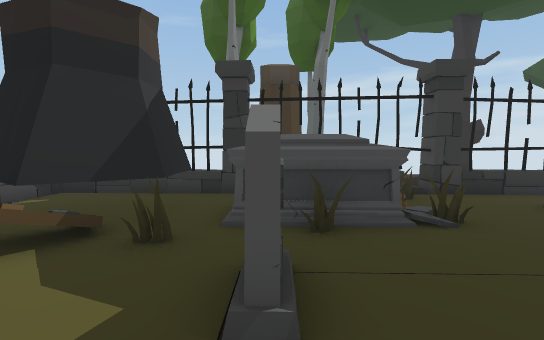
[1] (above)

24 first-person views from a walk through a Unity game level. The camera is 1.2 m above the floor, tilts 4° down and sees 90° across. The floor is counted in squares, 1 m on a side. Each view is taken from the middle of a square. On the plan, view 1 faces up. The plan holds only what a view shows up to about 13 squares ahead; the rest is blank. The place goes on beyond the plan. Some surface patterns are stand-ins.

[2]
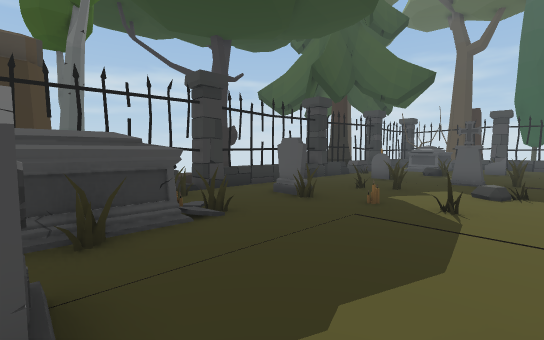

[3]
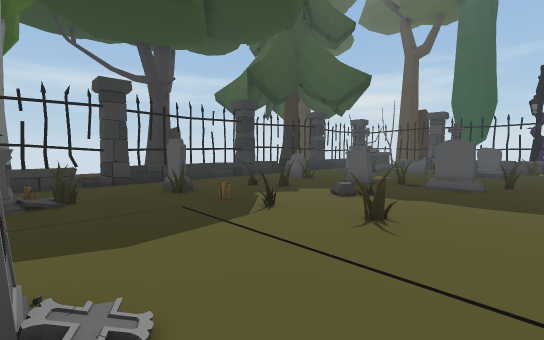

[4]
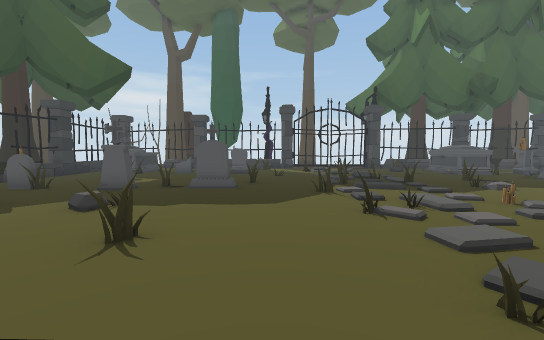

[5]
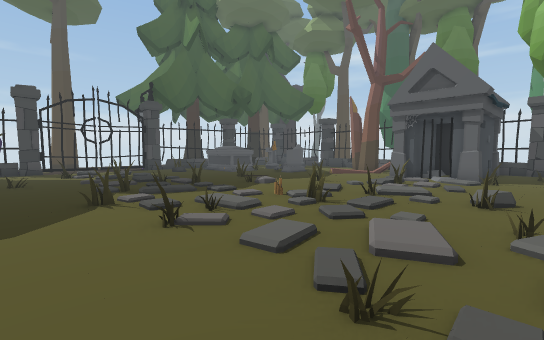

[6]
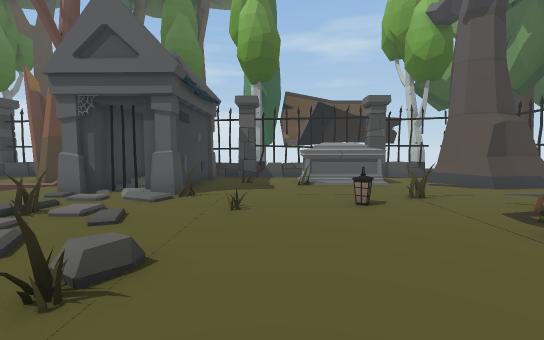

[7]
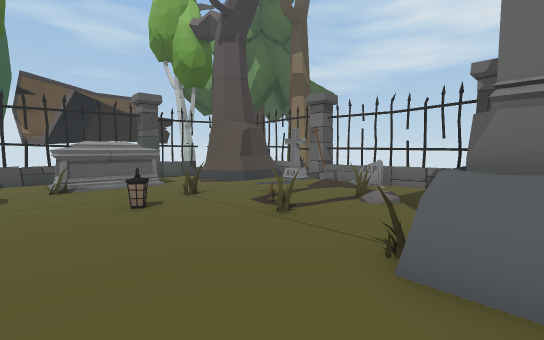

[8]
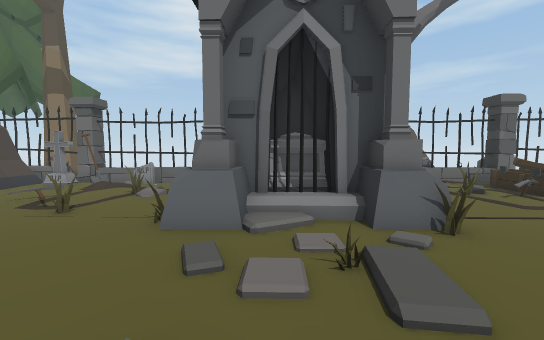

[9]
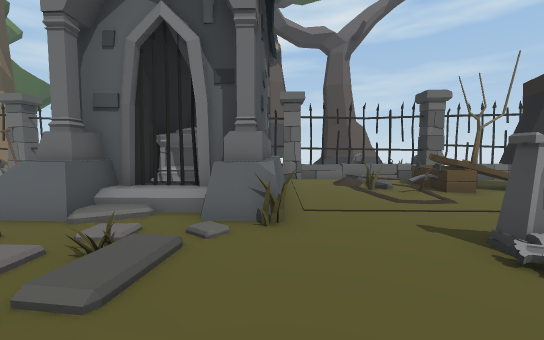

[10]
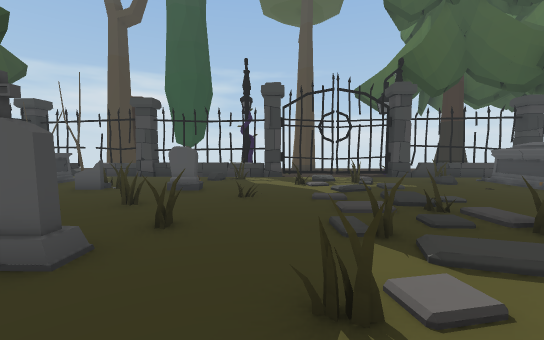

[11]
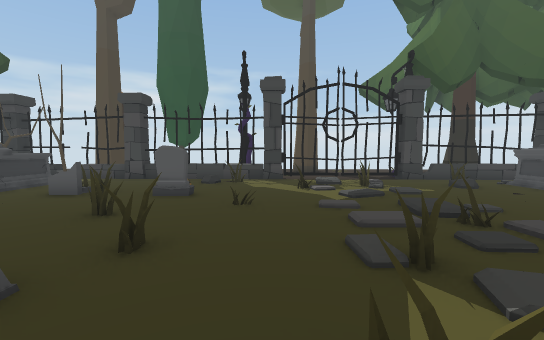

[12]
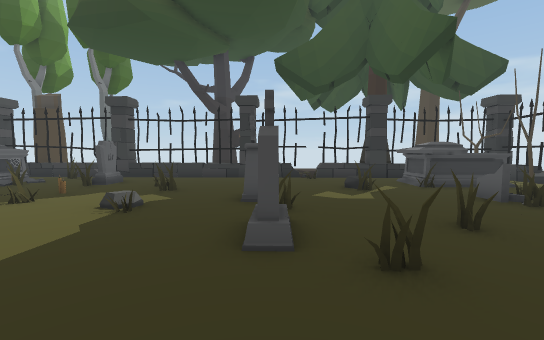

[13]
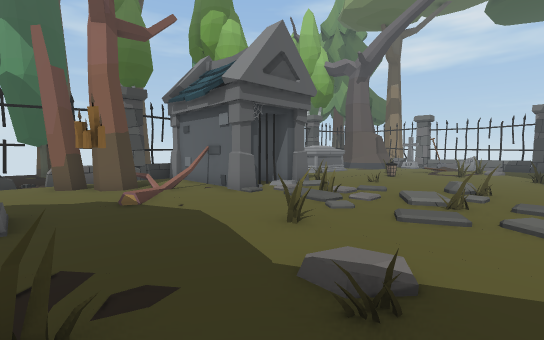

[14]
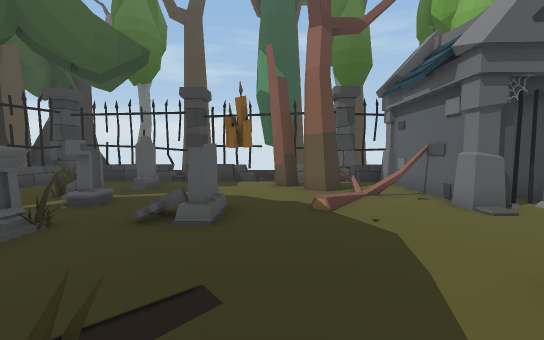

[15]
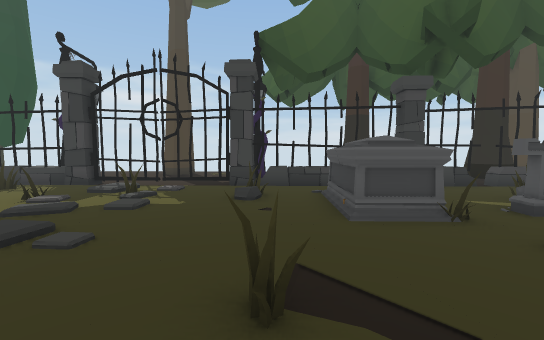

[16]
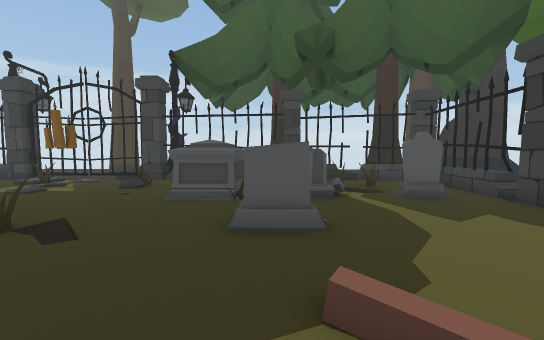

[17]
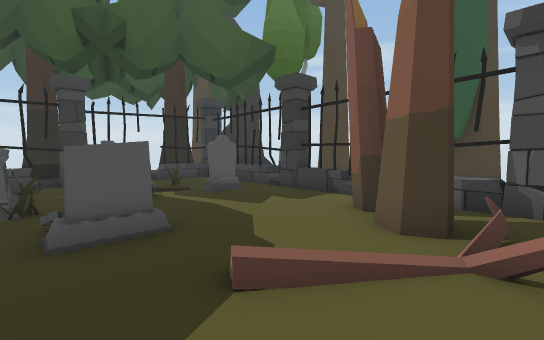

[18]
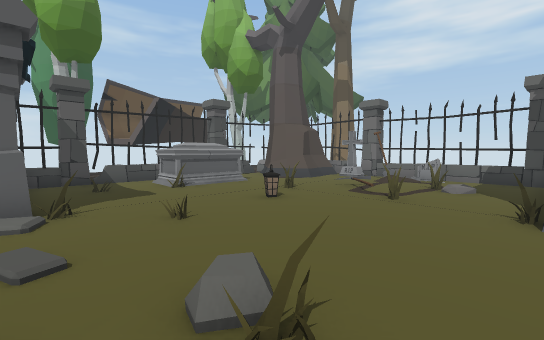

[19]
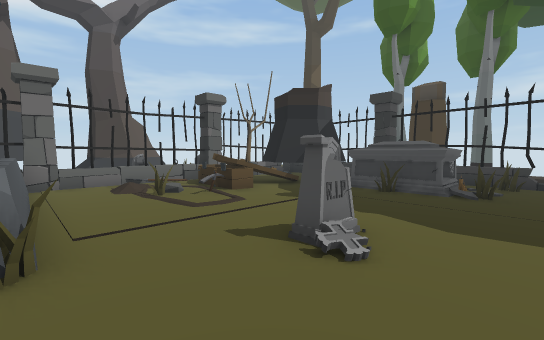

[20]
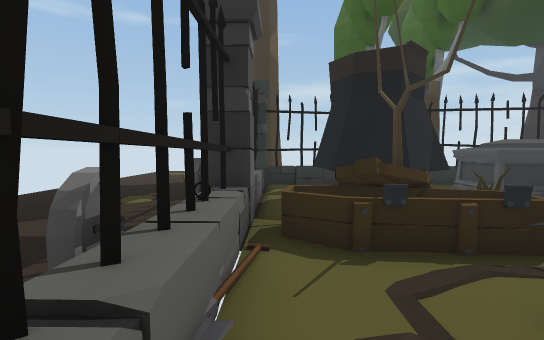

[21]
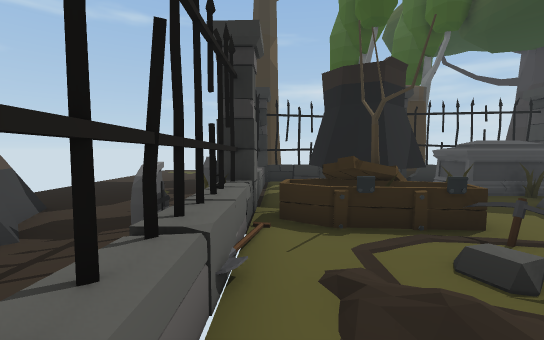

[22]
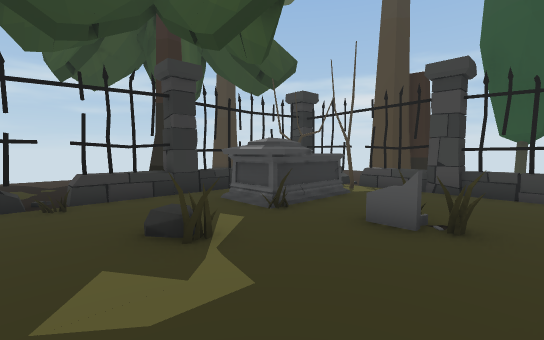

[23]
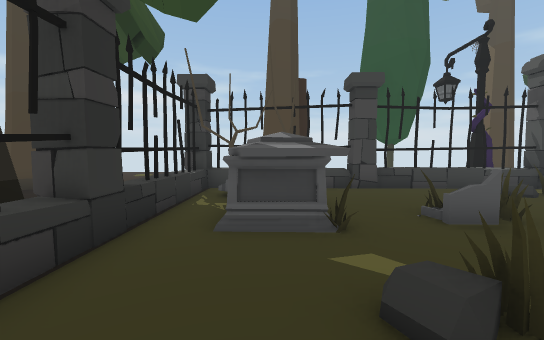

[24]
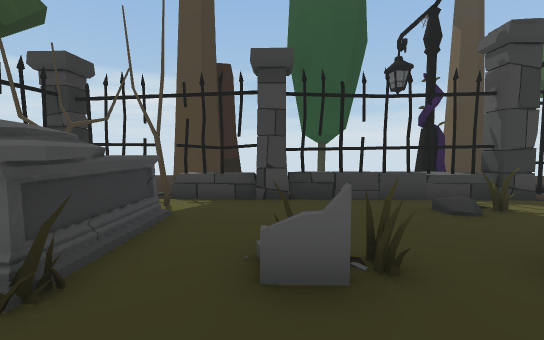

### Floor plan
Key: @ floor where view 1 was taken; # wall or solid block; . main floor; : floor 0.25 m higher than the main floor; / step, stairs or slope; = window, fence, low wall or low ledge; P pillar; C coffin; T tombstone; S shovel; I pickaxe; R streetlight; O other object.
Columns run from 8 left of view 1 to 24 right of it. Each row starts with its distance up from view 1.
 10   #     OO
  9   #    POO           ..
  8  ######P#####P#####P##.##P###
  7  ##.  .....O..........O=#P=#####
  6  #=O  OOOOO..............OO  O#
  5 .#=OOOOOOOOO..T.....O....OOOO##.#
  4 .#=OOOO.OOO...O.O...T..:.OOOO##=#
  3 .TP CC..T........O..O..O......#=#
  2 .OCCCC..T..........TT.....O...PP
  1 .O.CCC........O..:..O....TO...###
  0 .T...I..@.T......O............###
 -1 .#./O.....T....O....T..O.T....#
 -2  #..................TO...T....#R
 -3  P......................O....O#R
 -4  ########O  ..................O.
 -5     #####    O  O  O.O     O  O.
 -6      ###/                     O.
 -7      ###:    /                O.
 -8      ####  .O   OO            O.
 -9  P======O.... .       .       O.
-10  #...........O    ..O.........OR
-11  #..O........     ....O....O..#R
-12  #T....O.....     O..O........#
-13  #=/..O......     .......OOOO.#
-14  # S.....O..O     .......OOO .#
-15 PPT....O.....O    ....TO....O.#
-16  #T...........OOOO.......T...PP
-17  ####.........OOOOO.......O..=#
-18  #  #..OOOO.O.OOOO.##......O..#
-19     #..  OO...OO.O.##O...T...=#
-20     #.P   ....OOOO..OO.......####
-21     ##P#####P##  #P#####P######
-22          OO          .. P====
-23        OOOO

Where each view was taken, in squares from view 1:
view 1: 0 up, 0 right, facing up
view 2: 0 up, 0 right, facing up-right
view 3: 3 down, 2 right, facing up-right
view 4: 3 down, 3 right, facing right
view 5: 3 down, 4 right, facing down-right
view 6: 8 down, 3 right, facing down
view 7: 8 down, 3 right, facing down-left
view 8: 7 down, 5 right, facing left
view 9: 4 down, 5 right, facing left
view 10: 4 down, 9 right, facing right
view 11: 4 down, 10 right, facing right
view 12: 5 down, 12 right, facing up
view 13: 9 down, 14 right, facing down-left
view 14: 10 down, 13 right, facing down
view 15: 11 down, 12 right, facing right
view 16: 15 down, 10 right, facing right
view 17: 14 down, 10 right, facing down-right
view 18: 9 down, 6 right, facing down-left
view 19: 4 down, 4 right, facing up-left
view 20: 2 down, 6 left, facing up
view 21: 3 down, 6 left, facing up
view 22: 0 up, 13 right, facing up-right
view 23: 5 up, 13 right, facing right
view 24: 2 up, 15 right, facing right
